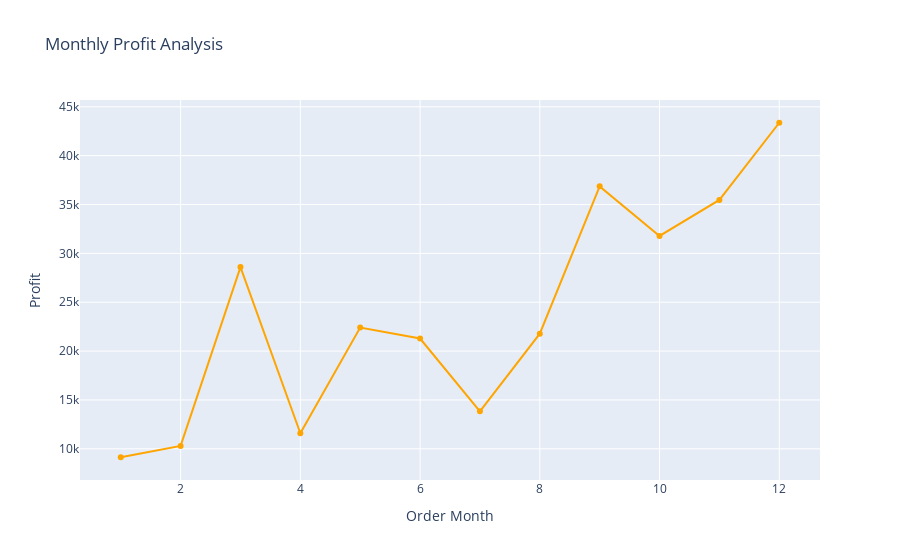

Here is the notebook cell this chart was saved with:
### Code cell
#Line Chart
fig=px.line(
    profit_by_month,
    x='Order Month',
    y='Profit',
    title="Monthly Profit Analysis",
    markers=True
)

fig.update_traces(line=dict(color='orange')) 

fig.show()

### Figure 1 — Plotly figure (JSON) as saved in the notebook; plotly's stock layout.template omitted (floating-point values rounded to 4 significant figures)
{"data": [{"hovertemplate": "Order Month=%{x}<br>Profit=%{y}<extra></extra>", "legendgroup": "", "line": {"color": "orange", "dash": "solid"}, "marker": {"symbol": "circle"}, "mode": "lines+markers", "name": "", "orientation": "v", "showlegend": false, "type": "scatter", "x": [1, 2, 3, 4, 5, 6, 7, 8, 9, 10, 11, 12], "xaxis": "x", "y": [9134.0, 10290.0, 28590.0, 11590.0, 22410.0, 21290.0, 13830.0, 21780.0, 36860.0, 31780.0, 35470.0, 43370.0], "yaxis": "y"}], "layout": {"autosize": true, "legend": {"tracegroupgap": 0}, "title": {"text": "Monthly Profit Analysis"}, "xaxis": {"anchor": "y", "autorange": true, "domain": [0, 1], "range": [0.3343, 12.67], "title": {"text": "Order Month"}, "type": "linear"}, "yaxis": {"anchor": "x", "autorange": true, "domain": [0, 1], "range": [6309.0, 46190.0], "title": {"text": "Profit"}, "type": "linear"}}}
